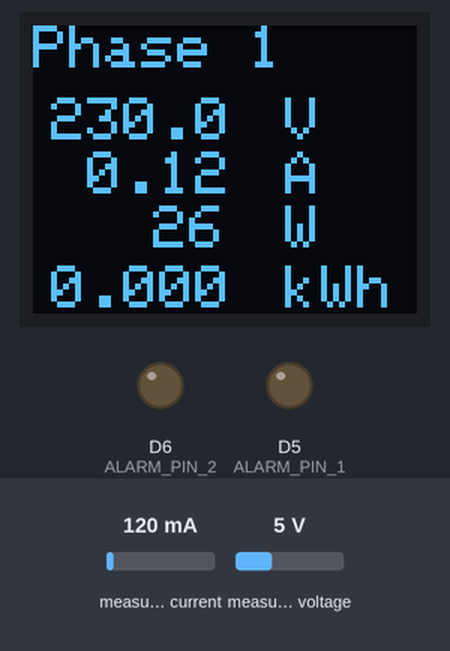
The sketch below on a simulated ESP8266 (NodeMCU). On the bench: 64×48 one-colour display, output pins drawn as LEDs (lit = HIGH). Inputs (shaded band) come from the test bench; at power-on: measured current 120 mA, measured voltage 5 V. WiFi joins after 1.5 s; servers stay silent unless stated; what the sketch prints to the serial monitor is not drawn.

Above: at 3.0 s.
3.1 s: measured current set to 40 mA
At 4.4 s:
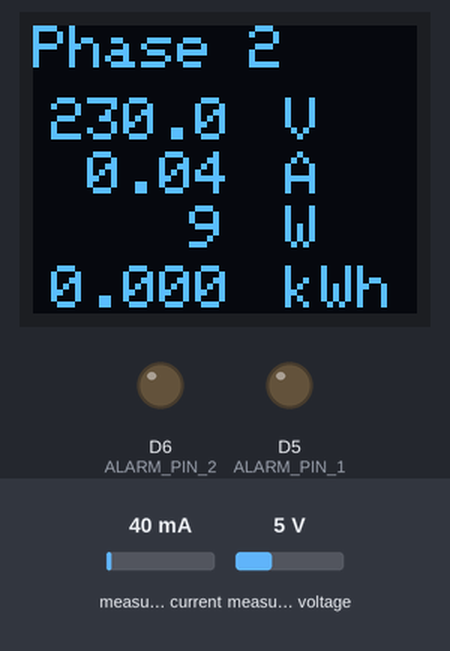
6.1 s: measured voltage set to 0.3 V
At 7.7 s:
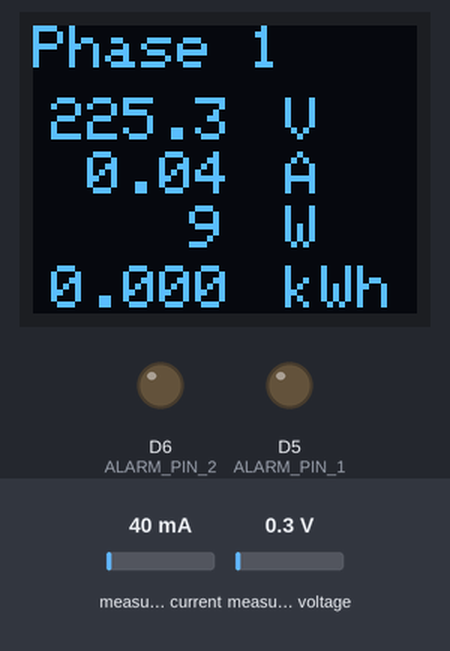
9.1 s: measured current set to 500 mA
At 10.2 s:
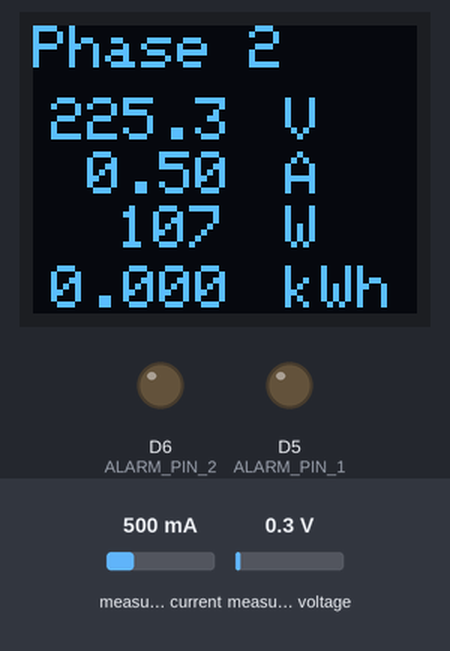
12.1 s: measured voltage set to 3.8 V
At 13.7 s:
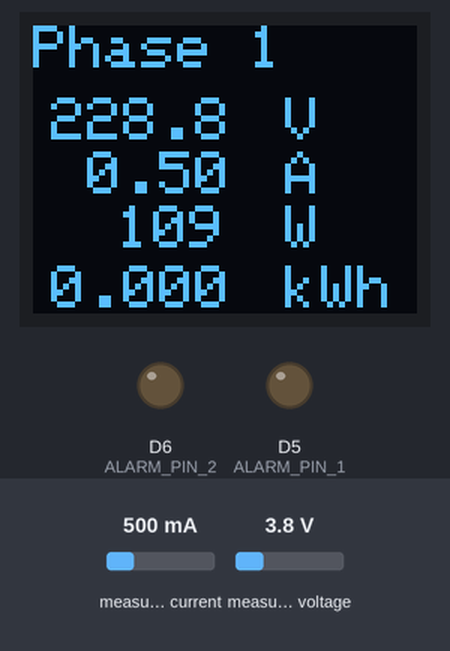
Timing chart, 0 to 15.2 s (numbered marks = the images above; inputs shaded):
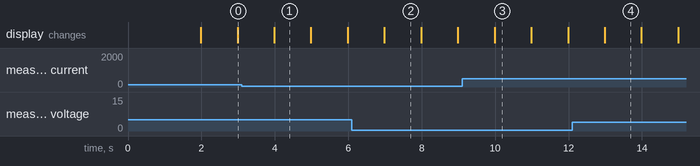

Measured:
- after the input at 3.1 s, the display: changes after 0.88 s (image 1)
- after the input at 6.1 s, the display: changes after 0.89 s (image 2)
- after the input at 9.1 s, the display: changes after 0.89 s (image 3)
- after the input at 12.1 s, the display: changes after 0.89 s (image 4)
- what the display in image 1 shows lasts 1.0 s, from 4.0 s to 5.0 s

The sketch:

2phase_blynk.ino
```cpp
/*
  -PZEM004T-
  5V - 5V
  GND - GND
  D3 - TX
  D4 - RX

*/

/* Comment this out to disable prints and save space */
#define BLYNK_PRINT Serial

/* Fill-in your Template ID (only if using Blynk.Cloud) */
#define BLYNK_TEMPLATE_ID "YourTemplateID"

// alarm pin
#define ALARM_PIN_1 D5
#define ALARM_CURR_1 20
#define ALARM_PIN_2 D6
#define ALARM_CURR_2 20

#include <ESP8266WiFi.h>
#include <BlynkSimpleEsp8266.h>
#include <PZEM004Tv30.h>
#include <Wire.h>
#include <SFE_MicroOLED.h>

// You should get Auth Token in the Blynk App.
// Go to the Project Settings (nut icon).
char auth[] = "YourAuthToken";

// Your WiFi credentials.
// Set password to "" for open networks.
char ssid[] = "YourNetworkName";
char pass[] = "YourPassword";

#define PIN_RESET -1
#define DC_JUMPER 0

#define PHASE 2
MicroOLED oled(PIN_RESET, DC_JUMPER); // Example I2C declaration, uncomment if using I2C

unsigned long previousMillis = 0;
uint8_t phase_display;

uint8_t logo_bmp[] = {
    0x00, 0x00, 0x00, 0x00, 0x00, 0x00, 0x00, 0x00, 0x00, 0x00, 0x00, 0x00, 0x00, 0x80, 0xC0, 0xE0, 0xC0, 0xF0, 0xE0, 0x78, 0x38, 0x78, 0x3C, 0x1C, 0x3C, 0x1C, 0x1E, 0x1E, 0x1E, 0x1E, 0x1E, 0x1E, 0x1E, 0x1E, 0x1E, 0x1E, 0x1C, 0x3C, 0x1C, 0x3C, 0x78, 0x38, 0xF0, 0xE0, 0xF0, 0xC0, 0xC0, 0xC0, 0x80, 0x00, 0x00, 0x00, 0x00, 0x00, 0x00, 0x00, 0x00, 0x00, 0x00, 0x00, 0x00, 0x00, 0x00, 0x00, 0x00, 0x00, 0x00, 0x00, 0x00, 0x00, 0x00, 0x00, 0x00, 0x00, 0x00, 0x00, 0x00, 0x01, 0x03, 0x03, 0x01, 0x00, 0x00, 0xF0, 0xF8, 0x70, 0x3C, 0x3C, 0x1C, 0x1E, 0x1E, 0x0E, 0x0E, 0x0E, 0x0F, 0x0F, 0x0E, 0x0E, 0x1E, 0x1E, 0x1E, 0x3C, 0x1C, 0x7C, 0x70, 0xF0, 0x70, 0x20, 0x01, 0x01, 0x03, 0x03, 0x01, 0x00, 0x00, 0x00, 0x00, 0x00, 0x00, 0x00, 0x00, 0x00, 0x00, 0x00, 0x00, 0x00, 0x00, 0x00, 0x00, 0x00, 0x00, 0x00, 0x00, 0x00, 0x00, 0x00, 0x00, 0x00, 0x00, 0x00, 0x00, 0x00, 0x00, 0x00, 0x00, 0x00, 0x00, 0x00, 0x00, 0x00, 0x00, 0x08, 0x1C, 0x3E, 0x1E, 0x0F, 0x0F, 0x07, 0x87, 0x87, 0x07, 0x0F, 0x0F, 0x1E, 0x3E, 0x1C, 0x00, 0x00, 0x00, 0x00, 0x00, 0x00, 0x00, 0x00, 0x00, 0x00, 0x00, 0x00, 0x00, 0x00, 0x00, 0x00, 0x00, 0x00, 0x00, 0x00, 0x00, 0x00, 0x00, 0x00, 0x00, 0x00, 0x00, 0x00, 0x00, 0x00, 0x00, 0x00, 0x00, 0x00, 0x00, 0x00, 0x00, 0x00, 0x00, 0x00, 0x00, 0x00, 0x00, 0x00, 0x00, 0x00, 0x00, 0x00, 0x00, 0x00, 0x00, 0x00, 0x00, 0x06, 0x1F, 0x1F, 0x3F, 0x3F, 0x1F, 0x1F, 0x06, 0x00, 0x00, 0x00, 0x00, 0x00, 0x00, 0x00, 0x00, 0x00, 0x00, 0x00, 0x00, 0x00, 0x00, 0x00, 0x00, 0x00, 0x00, 0x00, 0x00, 0x00, 0x00, 0x00, 0x00, 0x00, 0x00, 0x00, 0x00, 0x00, 0x00, 0x00, 0x00, 0x00, 0x00, 0x00, 0x00, 0x00, 0x00, 0x00, 0x00, 0x00, 0x00, 0x00, 0x00, 0x00, 0x00, 0x00, 0x00, 0x00, 0x00, 0x00, 0x00, 0x00, 0x00, 0x00, 0x00, 0x00, 0x00, 0x00, 0x00, 0x00, 0x00, 0x00, 0x00, 0x00, 0x00, 0x00, 0x00, 0x00, 0x00, 0x00, 0x00, 0x00, 0x00, 0x00, 0x00, 0x00, 0x00, 0x00, 0x00, 0x00, 0x00, 0x00, 0x00, 0x00, 0x00, 0x00, 0x00, 0x00, 0x00, 0x00, 0x00, 0x00, 0x00, 0x00, 0x00, 0x00, 0x00, 0x00, 0x00, 0x00, 0x00, 0x00, 0x00, 0x00, 0x00, 0x00, 0x00, 0x00, 0x00, 0x00, 0x00, 0x00, 0x00, 0x00, 0x00, 0x00, 0x00, 0x00, 0x00, 0x00, 0x00, 0x00, 0x00, 0x00, 0x00, 0x00, 0x00, 0x00, 0x00, 0x00, 0x00, 0x00, 0x00, 0x00, 0x00, 0x00, 0x00, 0x00, 0x00, 0x00, 0x00, 0x00, 0x00, 0x00, 0x00, 0x00, 0x00, 0x00, 0x00, 0x00, 0x00, 0x00, 0x00, 0x00, 0x00, 0x00};

void setup()
{
  // Debug console
  Serial.begin(115200);
  Wire.begin();

  digitalWrite(ALARM_PIN_1, LOW);
  digitalWrite(ALARM_PIN_2, LOW);
  pinMode(ALARM_PIN_1, OUTPUT);
  pinMode(ALARM_PIN_2, OUTPUT);

  //------Display LOGO at start------
  oled.begin();
  oled.clear(PAGE);
  oled.clear(ALL);
  oled.drawBitmap(logo_bmp); // call the drawBitmap function and pass it the array from above
  oled.setFontType(0);
  oled.setCursor(0, 36);
  oled.print(" IoTbundle");
  oled.display();

  Blynk.begin(auth, ssid, pass);
}

void loop()
{
  Blynk.run();

  unsigned long currentMillis = millis();
  if (currentMillis - previousMillis >= 1000)
  { // run every 1 second
    previousMillis = currentMillis;

    phase_display++;
    if (phase_display >= 2)
      phase_display = 0;

    displayValue(); // update OLED
  }
}
void displayValue()
{

  PZEM004Tv30 pzems[] = {PZEM004Tv30(D3, D4, 0x01), PZEM004Tv30(D3, D4, 0x02)}; // array of pzem 2 phase
  float voltage[PHASE], current[PHASE], power[PHASE], energy[PHASE], frequency[PHASE], pf[PHASE];

  for (int i = 0; i < PHASE; i++)
  {
    //------read data------
    voltage[i] = pzems[i].voltage();
    if (!isnan(voltage[i]))
    { // ถ้าอ่านค่าได้
      current[i] = pzems[i].current();
      power[i] = pzems[i].power();
      energy[i] = pzems[i].energy();
      frequency[i] = pzems[i].frequency();
      pf[i] = pzems[i].pf();
    }
    else
    { // ถ้าอ่านค่าไม่ได้ให้ใส่ค่า NAN(not a number)
      current[i] = NAN;
      power[i] = NAN;
      energy[i] = NAN;
      frequency[i] = NAN;
      pf[i] = NAN;
    }

    //------Serial display------
    if (!isnan(voltage[i]))
    {
      Serial.print(F("PZEM "));
      Serial.print(i);
      Serial.print(F(" - Address:"));
      Serial.println(pzems[i].getAddress(), HEX);
      Serial.println(F("==================="));
      Serial.print(F("Voltage: "));
      Serial.print(voltage[i]);
      Serial.println("V");
      Serial.print(F("Current: "));
      Serial.print(current[i]);
      Serial.println(F("A"));
      Serial.print(F("Power: "));
      Serial.print(power[i]);
      Serial.println(F("W"));
      Serial.print(F("Energy: "));
      Serial.print(energy[i], 3);
      Serial.println(F("kWh"));
      Serial.print(F("Frequency: "));
      Serial.print(frequency[i], 1);
      Serial.println(F("Hz"));
      Serial.print(F("PF: "));
      Serial.println(pf[i]);
      Serial.println(F("-------------------"));
      Serial.println();
    }
    else
    {
      Serial.println("No sensor detect");
    }
  }

  // blynk update
  Blynk.virtualWrite(V0, voltage[0]);
  Blynk.virtualWrite(V1, current[0]);
  Blynk.virtualWrite(V2, power[0]);
  Blynk.virtualWrite(V3, energy[0]);
  Blynk.virtualWrite(V4, frequency[0]);
  Blynk.virtualWrite(V5, pf[0]);
  Blynk.virtualWrite(V6, voltage[1]);
  Blynk.virtualWrite(V7, current[1]);
  Blynk.virtualWrite(V8, power[1]);
  Blynk.virtualWrite(V9, energy[1]);
  Blynk.virtualWrite(V10, frequency[1]);
  Blynk.virtualWrite(V11, pf[1]);

  // Alarm current phase 1
  if (current[0] > ALARM_CURR_1)
  {
    digitalWrite(ALARM_PIN_1, HIGH);
  }
  else
  {
    digitalWrite(ALARM_PIN_1, LOW);
  }

  // Alarm current phase 2
  if (current[1] > ALARM_CURR_2)
  {
    digitalWrite(ALARM_PIN_2, HIGH);
  }
  else
  {
    digitalWrite(ALARM_PIN_2, LOW);
  }

  //------Update OLED display------
  oled.clear(PAGE);
  oled.setFontType(0);

  oled.setCursor(0, 0);
  oled.println("Phase " + String(phase_display + 1));

  // display voltage
  oled.setCursor(3, 12);
  oled.print(voltage[phase_display], 1);
  oled.setCursor(42, 12);
  oled.println("V");

  // display current
  if (current[phase_display] < 10)
    oled.setCursor(9, 21);
  else
    oled.setCursor(3, 21);
  oled.print(current[phase_display], 2);
  oled.setCursor(42, 21);
  oled.println("A");

  // display power
  if (power[phase_display] < 10)
    oled.setCursor(26, 30);
  else if (power[phase_display] < 100)
    oled.setCursor(20, 30);
  else if (power[phase_display] < 1000)
    oled.setCursor(14, 30);
  else if (power[phase_display] < 10000)
    oled.setCursor(8, 30);
  else
    oled.setCursor(2, 30);
  oled.print(power[phase_display], 0);
  oled.setCursor(42, 30);
  oled.println("W");

  // display energy
  oled.setCursor(3, 40);
  if (energy[phase_display] < 10)
    oled.print(energy[phase_display], 3);
  else if (energy[phase_display] < 100)
    oled.print(energy[phase_display], 2);
  else if (energy[phase_display] < 1000)
    oled.print(energy[phase_display], 1);
  else
  {
    oled.setCursor(8, 40);
    oled.print(energy[phase_display], 0);
  }
  oled.setCursor(42, 40);
  oled.println("kWh");

  // on error
  if (isnan(voltage[phase_display]))
  {
    oled.clear(PAGE);
    oled.setCursor(0, 0);
    oled.println("Phase " + String(phase_display + 1));
    oled.printf("\nno sensor\ndetect!");
  }

  oled.display();
}
```
